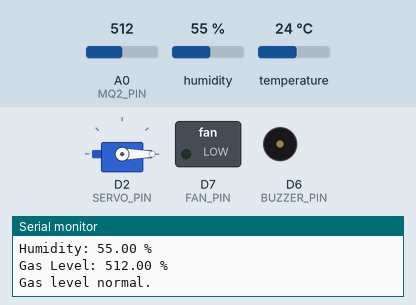
A sketch run on a simulated ESP8266 (NodeMCU). Shown: servo, switched loads named in the sketch (green lamp = pin HIGH), buzzer (waves = sounding), the last lines printed to the serial monitor. The test bench sets the inputs (shaded band); at power-on: A0 (MQ2_PIN) = 512, humidity 55 %, temperature 24 °C. WiFi joins after 1.5 s; servers stay silent unless stated.

Above: at 4.2 s.
4.3 s: A0 (MQ2_PIN) set to 991
6.3 s: A0 (MQ2_PIN) set to 1016
At 8.8 s:
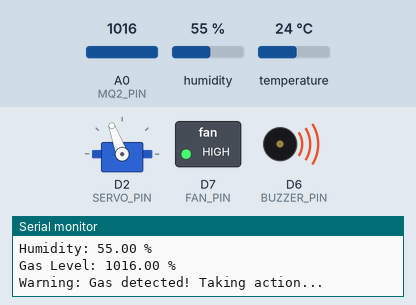
9.3 s: A0 (MQ2_PIN) set to 990
At 11.9 s:
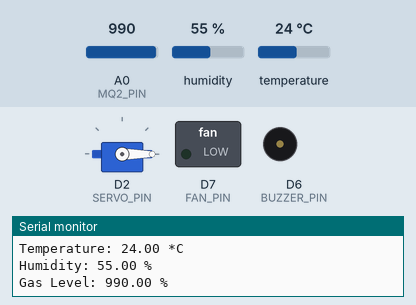
12.2 s: A0 (MQ2_PIN) set to 1010
At 15.1 s:
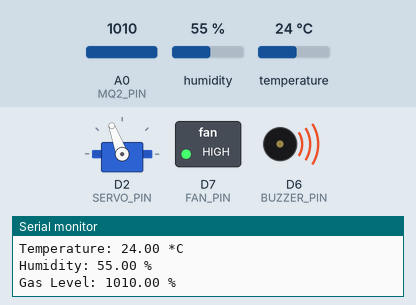
Timing chart, 0 to 16.2 s (numbered marks = the images above; inputs shaded):
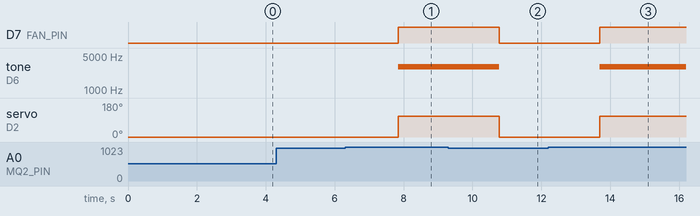

The sketch:

gas-detection-iot.ino
```cpp
#include <ESP8266WiFi.h>
#include <ESP8266Firebase.h>
#include <DHT.h>
#include <Servo.h>

// Firebase configuration
#define _SSID "bhavik's S22"            // Your WiFi SSID
#define _PASSWORD "88887777"        // Your WiFi Password
#define REFERENCE_URL "https://gas-detection-iot-default-rtdb.firebaseio.com"  // Your Firebase project reference URL

// DHT sensor configuration
#define DHTPIN D1        // DHT11 Data pin connected to D1 (GPIO5)
#define DHTTYPE DHT11    // DHT 11 sensor
DHT dht(DHTPIN, DHTTYPE);

// MQ-2 sensor pin configuration
#define MQ2_PIN A0       // MQ-2 Analog pin connected to A0
#define GAS_THRESHOLD 1000  // Threshold value for gas detection

// Buzzer and motor configuration
#define BUZZER_PIN D6    // Buzzer pin connected to D6 (GPIO12)
#define FAN_PIN D7       // Exhaust fan pin connected to D7 (GPIO13)
#define SERVO_PIN D2     // Servo motor pin connected to D2 (GPIO4)

Servo gasServo;

// Initialize Firebase
Firebase firebase(REFERENCE_URL);

void setup() {
  Serial.begin(115200);

  // Setup Wi-Fi connection
  WiFi.mode(WIFI_STA);
  WiFi.disconnect();
  delay(1000);
  Serial.print("Connecting to: ");
  Serial.println(_SSID);
  WiFi.begin(_SSID, _PASSWORD);

  while (WiFi.status() != WL_CONNECTED) {
    delay(2000);
    Serial.print(".");
  }

  Serial.println("WiFi Connected");
  Serial.print("IP Address: ");
  Serial.println(WiFi.localIP());

  // Initialize DHT sensor
  dht.begin();

  // Initialize servo motor
  gasServo.attach(SERVO_PIN);
  gasServo.write(0);  // Set servo to initial position

  // Set pin modes
  pinMode(BUZZER_PIN, OUTPUT);
  pinMode(FAN_PIN, OUTPUT);
}

void loop() {
  // Read temperature and humidity values from DHT11
  float humidity = dht.readHumidity();
  float temperature = dht.readTemperature(); // Read temperature in Celsius

  // Read MQ-2 gas sensor value (analog value)
  float gasValue = analogRead(MQ2_PIN);
  //float gasPercentage = map(gasValue, 0, 1023, 0, 100); // Convert to percentage

  // Print sensor values on Serial Monitor
  Serial.print("Temperature: ");
  Serial.print(temperature);
  Serial.println(" *C");

  Serial.print("Humidity: ");
  Serial.print(humidity);
  Serial.println(" %");

  Serial.print("Gas Level: ");
  Serial.print(gasValue);
  Serial.println(" %");

  // Send data to Firebase (under 'gas_detector' path)
  if (isnan(humidity) || isnan(temperature)) {
    firebase.setString("gas_detector/temperature", "Sensor not working");
    firebase.setString("gas_detector/humidity", "Sensor not working");
  } else {
    firebase.setFloat("gas_detector/temperature", temperature);
    firebase.setFloat("gas_detector/humidity", humidity);
  }

  firebase.setFloat("gas_detector/gas_level", gasValue);

  // Check gas level and take action if it exceeds the threshold
  if (gasValue >= GAS_THRESHOLD) {
    // Activate buzzer and fan
    tone(BUZZER_PIN, 3000);  // Send 3 kHz tone signal to buzzer
    digitalWrite(FAN_PIN, HIGH);

    // Rotate servo motor to close gas regulator
    gasServo.write(110);

    Serial.println("Warning: Gas detected! Taking action...");
  } else {
    // Turn off buzzer and fan
    noTone(BUZZER_PIN);      // Stop the tone
    digitalWrite(FAN_PIN, LOW);

    // Rotate servo motor back to original position
    gasServo.write(0);

    Serial.println("Gas level normal.");
  }
  delay(1000); // Update every 1 second
}
```

Measured:
- the behaviour switches between 999 and 1000 on A0 (MQ2_PIN) (found by bisection; images 0 and 1)
- after the input at 6.3 s, D7 (FAN_PIN): LOW → HIGH after 1.6 s; tone on D6 (BUZZER_PIN): silent → 3000 Hz after 1.6 s; servo on D2 (SERVO_PIN): 0° → 110° after 1.6 s
- after the input at 9.3 s, D7 (FAN_PIN): HIGH → LOW after 1.5 s; tone on D6 (BUZZER_PIN): 3000 Hz → silent after 1.5 s; servo on D2 (SERVO_PIN): 110° → 0° after 1.5 s
- after the input at 12.2 s, D7 (FAN_PIN): LOW → HIGH after 1.5 s; tone on D6 (BUZZER_PIN): silent → 3000 Hz after 1.5 s; servo on D2 (SERVO_PIN): 0° → 110° after 1.5 s
